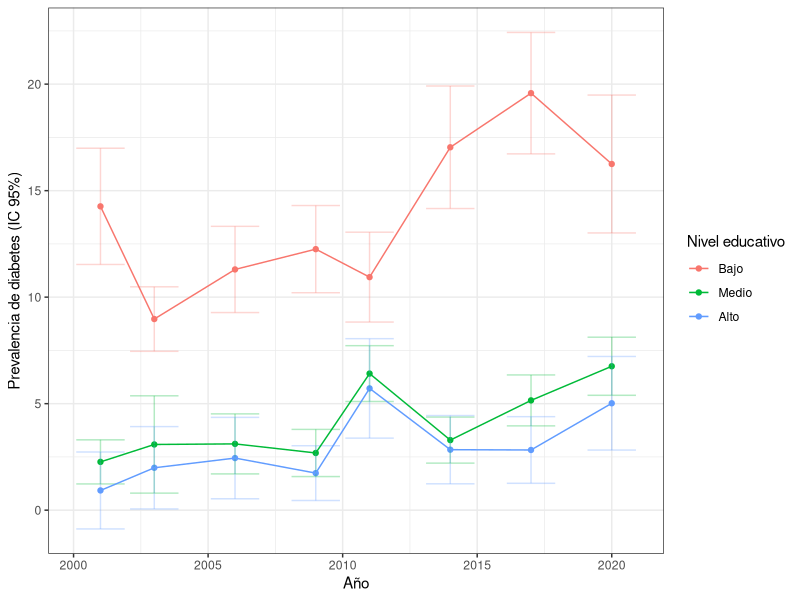
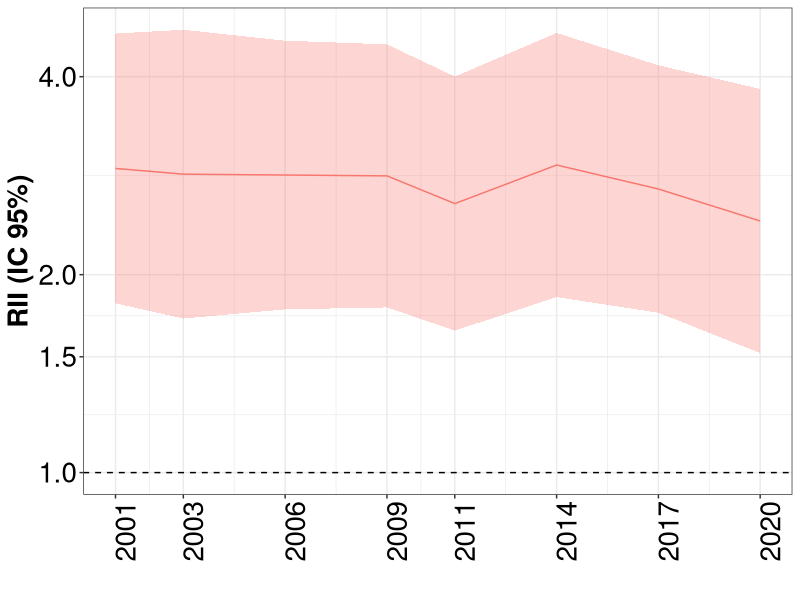
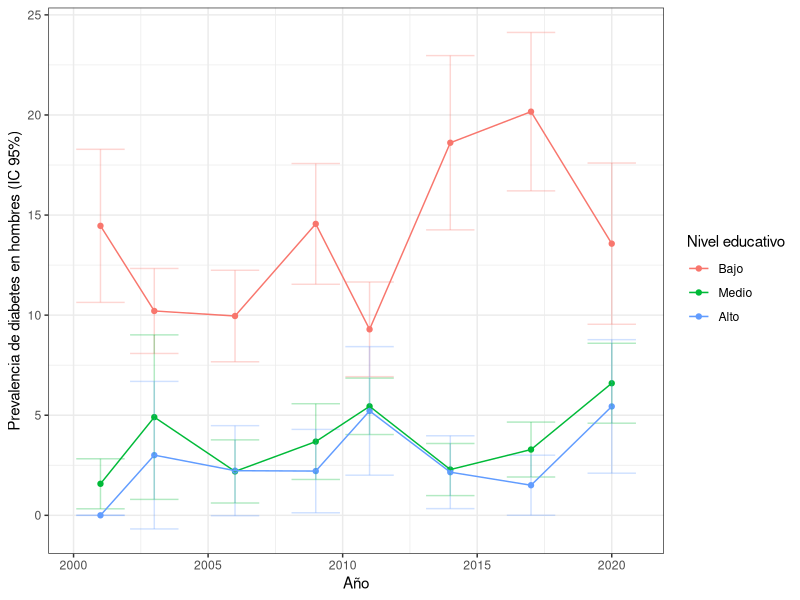
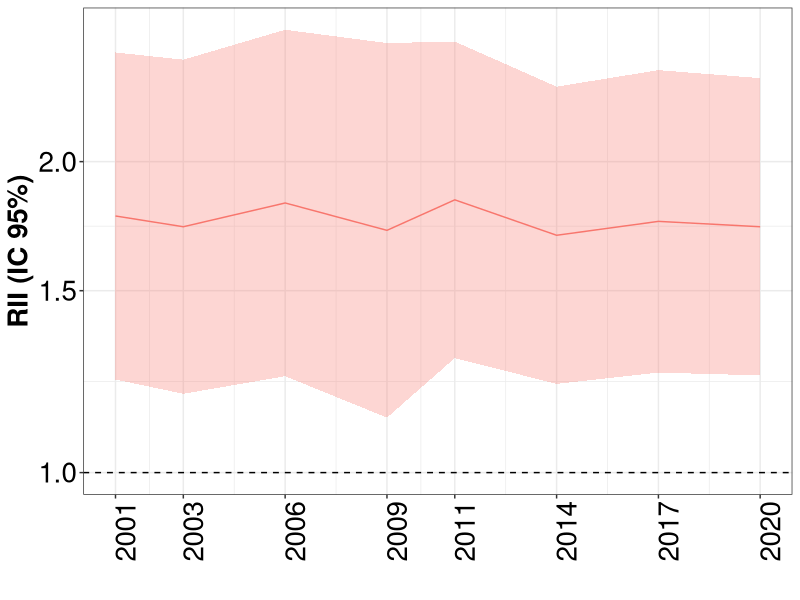
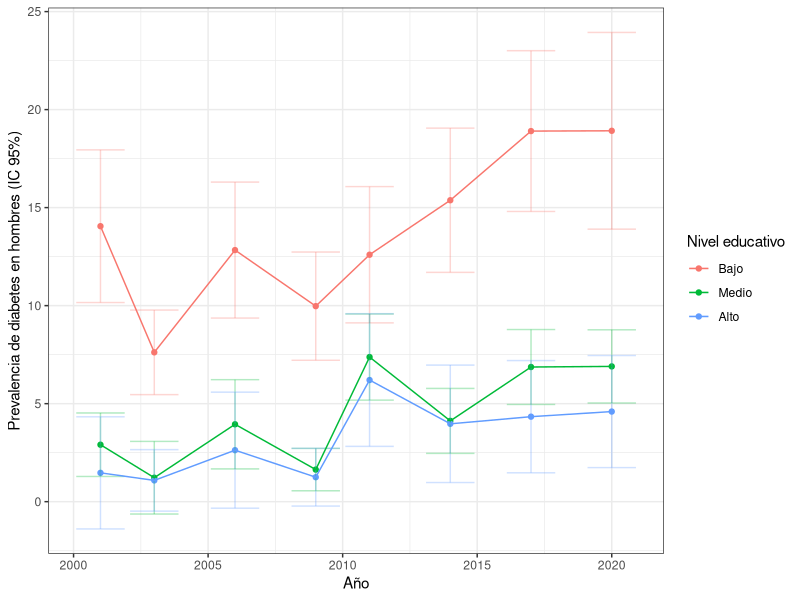
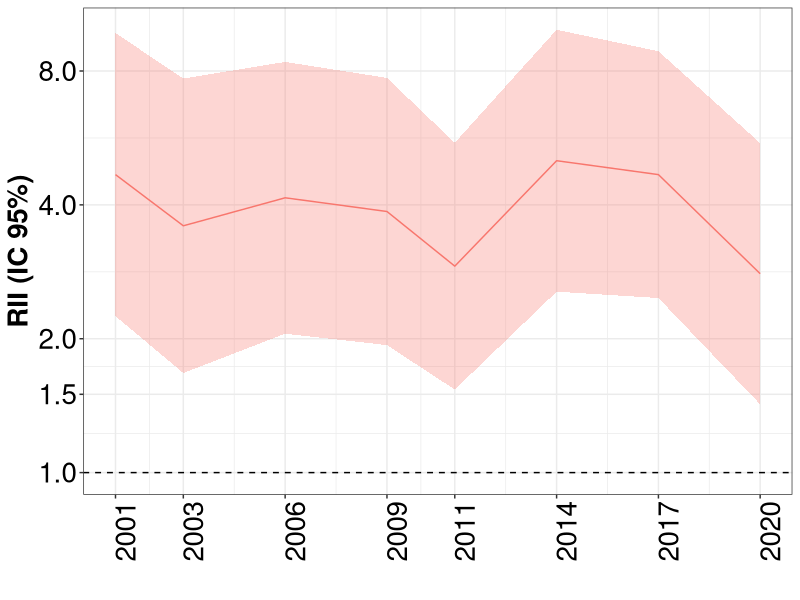
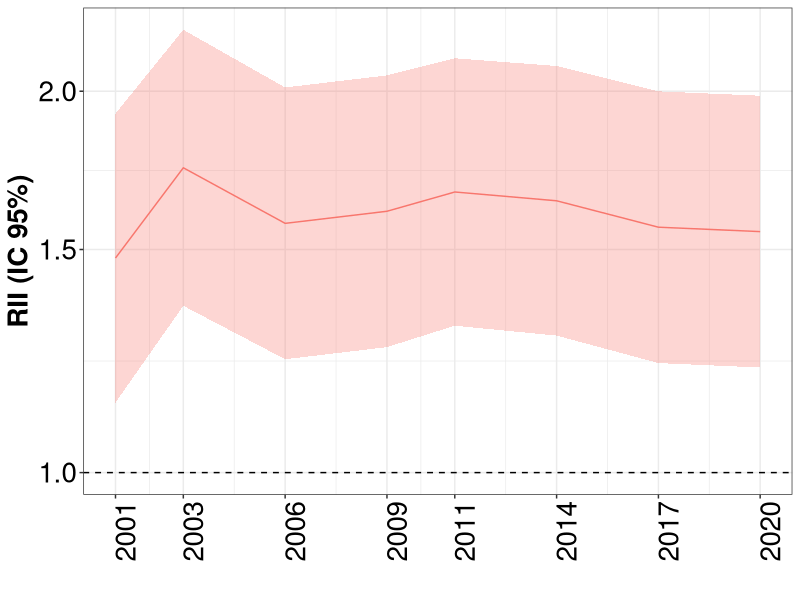
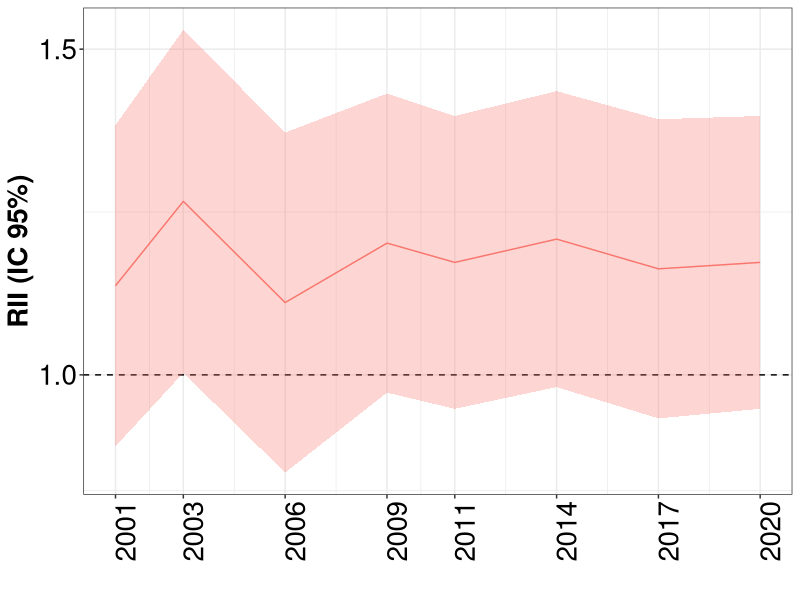

The R script that drew these images, in order:
## ---- chunk 1
knitr::opts_chunk$set(echo = TRUE)
library(tidyverse)
library(readxl)
library(ggplot2)
setwd(getwd())

## ---- chunk 2

desigualdades_rii_spain <- read.csv("rii_spain.csv")
prevalencias_spain <- read.csv("prevalencias_spain.csv")

prevalencias_ccaa <- read.csv("prevalencias_ccaa.csv")

prevalencias_ca <- prevalencias_ccaa %>%
  filter(abreviatura=="AN") %>%
  mutate(educa=case_when(education_3==1~"Bajo", 
                         education_3==2~"Medio", 
                         education_3==3~"Alto"), 
         educa=factor(educa, levels=c("Bajo", "Medio", "Alto"))) %>%
  mutate(sexo=case_when(sexo=="0"~"Hombre",
                        sexo=="1"~"Mujeres",
                        sexo=="Overall"~"Overall"),
         sexo=factor(sexo, levels=c("Overall", "Hombre", "Mujeres")))

desigualdades_rii_ccaa <- read.csv("rii_ccaa.csv")
desigualdades_ca <- desigualdades_rii_ccaa %>%
  filter(abreviatura == "AN")

## ---- chunk 3
figura1_an <-
prevalencias_ca %>%
  filter(sexo=="Overall") %>%
  ggplot(aes(x=encuesta, y=diabetes*100, color=educa, 
             ymin=diabetes_low*100, ymax=diabetes_upp*100))+
  geom_point()+
  geom_errorbar(alpha=0.3)+
  geom_line()+
  #scale_x_date(date_labels = "%Y")+
  labs(x="Año", y="Prevalencia de diabetes (IC 95%)")+
  guides(color=guide_legend(title="Nivel educativo"))+
  theme_bw()
figura1_an

## ---- chunk 4
figura2_an <-
desigualdades_ca %>%
  filter(fr =="diabetes", sexo=="Overall") %>%
  ggplot(aes(x=as.Date(encuesta), y=rii, ymin=rii_infci, ymax=rii_supci, group=fr)) +
  geom_hline(yintercept = 1, lty = 2) +
  geom_ribbon(alpha=0.3, aes(fill=fr)) +
  geom_line(aes(color=fr)) +
  scale_y_continuous(trans="log", breaks=c(0.75, 1, 1.5, 2, 4, 8, 16, 32))+
  scale_x_date(date_labels = "%Y", breaks = unique(as.Date(desigualdades_ca$encuesta)))+
  labs(x="", y="RII (IC 95%)")+
  theme_bw()+
  theme(axis.text=element_text(size=20, color="black"),
                  axis.title=element_text(size=20, face="bold", color="black"),
                  axis.text.x = element_text(angle = 90),
                  strip.text = element_text(size=20, face="bold", color="black"),
                  legend.position="none")
figura2_an

## ---- chunk 5

figura3_an <-
prevalencias_ca %>%
  filter(sexo=="Hombre") %>%
  ggplot(aes(x=encuesta, y=diabetes*100, color=educa, 
             ymin=diabetes_low*100, ymax=diabetes_upp*100))+
  geom_point()+
  geom_errorbar(alpha=0.3)+
  geom_line()+
  #scale_x_date(date_labels = "%Y")+
  labs(x="Año", y="Prevalencia de diabetes en hombres (IC 95%)")+
  guides(color=guide_legend(title="Nivel educativo"))+
  theme_bw()
figura3_an
## ---- chunk 6
figura4_an <-
desigualdades_ca %>%
  filter(fr =="diabetes", sexo=="Hombre") %>%
  ggplot(aes(x=as.Date(encuesta), y=rii, ymin=rii_infci, ymax=rii_supci, group=fr)) +
  geom_hline(yintercept = 1, lty = 2) +
  geom_ribbon(alpha=0.3, aes(fill=fr)) +
  geom_line(aes(color=fr)) +
  scale_y_continuous(trans="log", breaks=c(0.75, 1, 1.5, 2, 4, 8, 16, 32))+
  scale_x_date(date_labels = "%Y", breaks = unique(as.Date(desigualdades_ca$encuesta)))+
  labs(x="", y="RII (IC 95%)")+
  theme_bw()+
  theme(axis.text=element_text(size=20, color="black"),
                  axis.title=element_text(size=20, face="bold", color="black"),
                  axis.text.x = element_text(angle = 90),
                  strip.text = element_text(size=20, face="bold", color="black"),
                  legend.position="none")
figura4_an
## ---- chunk 7
figura5_an <-
prevalencias_ca %>%
  filter(sexo=="Mujeres") %>%
  ggplot(aes(x=encuesta, y=diabetes*100, color=educa, 
             ymin=diabetes_low*100, ymax=diabetes_upp*100))+
  geom_point()+
  geom_errorbar(alpha=0.3)+
  geom_line()+
  #scale_x_date(date_labels = "%Y")+
  labs(x="Año", y="Prevalencia de diabetes en hombres (IC 95%)")+
  guides(color=guide_legend(title="Nivel educativo"))+
  theme_bw()
figura5_an
## ---- chunk 8

desigualdades_ca %>%
  filter(fr =="diabetes", sexo=="Mujeres") %>%
  ggplot(aes(x=as.Date(encuesta), y=rii, ymin=rii_infci, ymax=rii_supci, group=fr)) +
  geom_hline(yintercept = 1, lty = 2) +
  geom_ribbon(alpha=0.3, aes(fill=fr)) +
  geom_line(aes(color=fr)) +
  scale_y_continuous(trans="log", breaks=c(0.75, 1, 1.5, 2, 4, 8, 16, 32))+
  scale_x_date(date_labels = "%Y", breaks = unique(as.Date(desigualdades_ca$encuesta)))+
  labs(x="", y="RII (IC 95%)")+
  theme_bw()+
  theme(axis.text=element_text(size=20, color="black"),
                  axis.title=element_text(size=20, face="bold", color="black"),
                  axis.text.x = element_text(angle = 90),
                  strip.text = element_text(size=20, face="bold", color="black"),
                  legend.position="none")

## ---- chunk 9

desigualdades_ca %>%
  filter(fr =="hta", sexo=="Overall") %>%
  ggplot(aes(x=as.Date(encuesta), y=rii, ymin=rii_infci, ymax=rii_supci, group=fr)) +
  geom_hline(yintercept = 1, lty = 2) +
  geom_ribbon(alpha=0.3, aes(fill=fr)) +
  geom_line(aes(color=fr)) +
  scale_y_continuous(trans="log", breaks=c(0.75, 1, 1.5, 2, 4, 8, 16, 32))+
  scale_x_date(date_labels = "%Y", breaks = unique(as.Date(desigualdades_ca$encuesta)))+
  labs(x="", y="RII (IC 95%)")+
  theme_bw()+
  theme(axis.text=element_text(size=20, color="black"),
                  axis.title=element_text(size=20, face="bold", color="black"),
                  axis.text.x = element_text(angle = 90),
                  strip.text = element_text(size=20, face="bold", color="black"),
                  legend.position="none")
## ---- chunk 10

desigualdades_ca %>%
  filter(fr =="hta", sexo=="Hombre") %>%
  ggplot(aes(x=as.Date(encuesta), y=rii, ymin=rii_infci, ymax=rii_supci, group=fr)) +
  geom_hline(yintercept = 1, lty = 2) +
  geom_ribbon(alpha=0.3, aes(fill=fr)) +
  geom_line(aes(color=fr)) +
  scale_y_continuous(trans="log", breaks=c(0.75, 1, 1.5, 2, 4, 8, 16, 32))+
  scale_x_date(date_labels = "%Y", breaks = unique(as.Date(desigualdades_ca$encuesta)))+
  labs(x="", y="RII (IC 95%)")+
  theme_bw()+
  theme(axis.text=element_text(size=20, color="black"),
                  axis.title=element_text(size=20, face="bold", color="black"),
                  axis.text.x = element_text(angle = 90),
                  strip.text = element_text(size=20, face="bold", color="black"),
                  legend.position="none")

## ---- chunk 11

desigualdades_ca %>%
  filter(fr =="hta", sexo=="Mujeres") %>%
  ggplot(aes(x=as.Date(encuesta), y=rii, ymin=rii_infci, ymax=rii_supci, group=fr)) +
  geom_hline(yintercept = 1, lty = 2) +
  geom_ribbon(alpha=0.3, aes(fill=fr)) +
  geom_line(aes(color=fr)) +
  scale_y_continuous(trans="log", breaks=c(0.75, 1, 1.5, 2, 4, 8, 16, 32))+
  scale_x_date(date_labels = "%Y", breaks = unique(as.Date(desigualdades_ca$encuesta)))+
  labs(x="", y="RII (IC 95%)")+
  theme_bw()+
  theme(axis.text=element_text(size=20, color="black"),
                  axis.title=element_text(size=20, face="bold", color="black"),
                  axis.text.x = element_text(angle = 90),
                  strip.text = element_text(size=20, face="bold", color="black"),
                  legend.position="none")

## ---- chunk 12

desigualdades_ca %>%
  filter(fr =="obesity", sexo=="Overall") %>%
  ggplot(aes(x=as.Date(encuesta), y=rii, ymin=rii_infci, ymax=rii_supci, group=fr)) +
  geom_hline(yintercept = 1, lty = 2) +
  geom_ribbon(alpha=0.3, aes(fill=fr)) +
  geom_line(aes(color=fr)) +
  scale_y_continuous(trans="log", breaks=c(0.75, 1, 1.5, 2, 4, 8, 16, 32))+
  scale_x_date(date_labels = "%Y", breaks = unique(as.Date(desigualdades_ca$encuesta)))+
  labs(x="", y="RII (IC 95%)")+
  theme_bw()+
  theme(axis.text=element_text(size=20, color="black"),
                  axis.title=element_text(size=20, face="bold", color="black"),
                  axis.text.x = element_text(angle = 90),
                  strip.text = element_text(size=20, face="bold", color="black"),
                  legend.position="none")
## ---- chunk 13

desigualdades_ca %>%
  filter(fr =="obesity", sexo=="Hombre") %>%
  ggplot(aes(x=as.Date(encuesta), y=rii, ymin=rii_infci, ymax=rii_supci, group=fr)) +
  geom_hline(yintercept = 1, lty = 2) +
  geom_ribbon(alpha=0.3, aes(fill=fr)) +
  geom_line(aes(color=fr)) +
  scale_y_continuous(trans="log", breaks=c(0.75, 1, 1.5, 2, 4, 8, 16, 32))+
  scale_x_date(date_labels = "%Y", breaks = unique(as.Date(desigualdades_ca$encuesta)))+
  labs(x="", y="RII (IC 95%)")+
  theme_bw()+
  theme(axis.text=element_text(size=20, color="black"),
                  axis.title=element_text(size=20, face="bold", color="black"),
                  axis.text.x = element_text(angle = 90),
                  strip.text = element_text(size=20, face="bold", color="black"),
                  legend.position="none")

## ---- chunk 14

desigualdades_ca %>%
  filter(fr =="obesity", sexo=="Mujeres") %>%
  ggplot(aes(x=as.Date(encuesta), y=rii, ymin=rii_infci, ymax=rii_supci, group=fr)) +
  geom_hline(yintercept = 1, lty = 2) +
  geom_ribbon(alpha=0.3, aes(fill=fr)) +
  geom_line(aes(color=fr)) +
  scale_y_continuous(trans="log", breaks=c(0.75, 1, 1.5, 2, 4, 8, 16, 32))+
  scale_x_date(date_labels = "%Y", breaks = unique(as.Date(desigualdades_ca$encuesta)))+
  labs(x="", y="RII (IC 95%)")+
  theme_bw()+
  theme(axis.text=element_text(size=20, color="black"),
                  axis.title=element_text(size=20, face="bold", color="black"),
                  axis.text.x = element_text(angle = 90),
                  strip.text = element_text(size=20, face="bold", color="black"),
                  legend.position="none")

## ---- chunk 15

desigualdades_ca %>%
  filter(fr =="col", sexo=="Overall") %>%
  ggplot(aes(x=as.Date(encuesta), y=rii, ymin=rii_infci, ymax=rii_supci, group=fr)) +
  geom_hline(yintercept = 1, lty = 2) +
  geom_ribbon(alpha=0.3, aes(fill=fr)) +
  geom_line(aes(color=fr)) +
  scale_y_continuous(trans="log", breaks=c(0.75, 1, 1.5, 2, 4, 8, 16, 32))+
  scale_x_date(date_labels = "%Y", breaks = unique(as.Date(desigualdades_ca$encuesta)))+
  labs(x="", y="RII (IC 95%)")+
  theme_bw()+
  theme(axis.text=element_text(size=20, color="black"),
                  axis.title=element_text(size=20, face="bold", color="black"),
                  axis.text.x = element_text(angle = 90),
                  strip.text = element_text(size=20, face="bold", color="black"),
                  legend.position="none")
## ---- chunk 16

desigualdades_ca %>%
  filter(fr =="col", sexo=="Hombre") %>%
  ggplot(aes(x=as.Date(encuesta), y=rii, ymin=rii_infci, ymax=rii_supci, group=fr)) +
  geom_hline(yintercept = 1, lty = 2) +
  geom_ribbon(alpha=0.3, aes(fill=fr)) +
  geom_line(aes(color=fr)) +
  scale_y_continuous(trans="log", breaks=c(0.75, 1, 1.5, 2, 4, 8, 16, 32))+
  scale_x_date(date_labels = "%Y", breaks = unique(as.Date(desigualdades_ca$encuesta)))+
  labs(x="", y="RII (IC 95%)")+
  theme_bw()+
  theme(axis.text=element_text(size=20, color="black"),
                  axis.title=element_text(size=20, face="bold", color="black"),
                  axis.text.x = element_text(angle = 90),
                  strip.text = element_text(size=20, face="bold", color="black"),
                  legend.position="none")

## ---- chunk 17

desigualdades_ca %>%
  filter(fr =="col", sexo=="Mujeres") %>%
  ggplot(aes(x=as.Date(encuesta), y=rii, ymin=rii_infci, ymax=rii_supci, group=fr)) +
  geom_hline(yintercept = 1, lty = 2) +
  geom_ribbon(alpha=0.3, aes(fill=fr)) +
  geom_line(aes(color=fr)) +
  scale_y_continuous(trans="log", breaks=c(0.75, 1, 1.5, 2, 4, 8, 16, 32))+
  scale_x_date(date_labels = "%Y", breaks = unique(as.Date(desigualdades_ca$encuesta)))+
  labs(x="", y="RII (IC 95%)")+
  theme_bw()+
  theme(axis.text=element_text(size=20, color="black"),
                  axis.title=element_text(size=20, face="bold", color="black"),
                  axis.text.x = element_text(angle = 90),
                  strip.text = element_text(size=20, face="bold", color="black"),
                  legend.position="none")

## ---- chunk 18

desigualdades_ca %>%
  filter(fr =="sedentario", sexo=="Overall") %>%
  ggplot(aes(x=as.Date(encuesta), y=rii, ymin=rii_infci, ymax=rii_supci, group=fr)) +
  geom_hline(yintercept = 1, lty = 2) +
  geom_ribbon(alpha=0.3, aes(fill=fr)) +
  geom_line(aes(color=fr)) +
  scale_y_continuous(trans="log", breaks=c(0.75, 1, 1.5, 2, 4, 8, 16, 32))+
  scale_x_date(date_labels = "%Y", breaks = unique(as.Date(desigualdades_ca$encuesta)))+
  labs(x="", y="RII (IC 95%)")+
  theme_bw()+
  theme(axis.text=element_text(size=20, color="black"),
                  axis.title=element_text(size=20, face="bold", color="black"),
                  axis.text.x = element_text(angle = 90),
                  strip.text = element_text(size=20, face="bold", color="black"),
                  legend.position="none")
## ---- chunk 19

desigualdades_ca %>%
  filter(fr =="sedentario", sexo=="Hombre") %>%
  ggplot(aes(x=as.Date(encuesta), y=rii, ymin=rii_infci, ymax=rii_supci, group=fr)) +
  geom_hline(yintercept = 1, lty = 2) +
  geom_ribbon(alpha=0.3, aes(fill=fr)) +
  geom_line(aes(color=fr)) +
  scale_y_continuous(trans="log", breaks=c(0.75, 1, 1.5, 2, 4, 8, 16, 32))+
  scale_x_date(date_labels = "%Y", breaks = unique(as.Date(desigualdades_ca$encuesta)))+
  labs(x="", y="RII (IC 95%)")+
  theme_bw()+
  theme(axis.text=element_text(size=20, color="black"),
                  axis.title=element_text(size=20, face="bold", color="black"),
                  axis.text.x = element_text(angle = 90),
                  strip.text = element_text(size=20, face="bold", color="black"),
                  legend.position="none")

## ---- chunk 20

desigualdades_ca %>%
  filter(fr =="sedentario", sexo=="Mujeres") %>%
  ggplot(aes(x=as.Date(encuesta), y=rii, ymin=rii_infci, ymax=rii_supci, group=fr)) +
  geom_hline(yintercept = 1, lty = 2) +
  geom_ribbon(alpha=0.3, aes(fill=fr)) +
  geom_line(aes(color=fr)) +
  scale_y_continuous(trans="log", breaks=c(0.75, 1, 1.5, 2, 4, 8, 16, 32))+
  scale_x_date(date_labels = "%Y", breaks = unique(as.Date(desigualdades_ca$encuesta)))+
  labs(x="", y="RII (IC 95%)")+
  theme_bw()+
  theme(axis.text=element_text(size=20, color="black"),
                  axis.title=element_text(size=20, face="bold", color="black"),
                  axis.text.x = element_text(angle = 90),
                  strip.text = element_text(size=20, face="bold", color="black"),
                  legend.position="none")

## ---- chunk 21

desigualdades_ca %>%
  filter(fr =="smoking", sexo=="Overall") %>%
  ggplot(aes(x=as.Date(encuesta), y=rii, ymin=rii_infci, ymax=rii_supci, group=fr)) +
  geom_hline(yintercept = 1, lty = 2) +
  geom_ribbon(alpha=0.3, aes(fill=fr)) +
  geom_line(aes(color=fr)) +
  scale_y_continuous(trans="log", breaks=c(0.75, 1, 1.5, 2, 4, 8, 16, 32))+
  scale_x_date(date_labels = "%Y", breaks = unique(as.Date(desigualdades_ca$encuesta)))+
  labs(x="", y="RII (IC 95%)")+
  theme_bw()+
  theme(axis.text=element_text(size=20, color="black"),
                  axis.title=element_text(size=20, face="bold", color="black"),
                  axis.text.x = element_text(angle = 90),
                  strip.text = element_text(size=20, face="bold", color="black"),
                  legend.position="none")
## ---- chunk 22

desigualdades_ca %>%
  filter(fr =="smoking", sexo=="Hombre") %>%
  ggplot(aes(x=as.Date(encuesta), y=rii, ymin=rii_infci, ymax=rii_supci, group=fr)) +
  geom_hline(yintercept = 1, lty = 2) +
  geom_ribbon(alpha=0.3, aes(fill=fr)) +
  geom_line(aes(color=fr)) +
  scale_y_continuous(trans="log", breaks=c(0.75, 1, 1.5, 2, 4, 8, 16, 32))+
  scale_x_date(date_labels = "%Y", breaks = unique(as.Date(desigualdades_ca$encuesta)))+
  labs(x="", y="RII (IC 95%)")+
  theme_bw()+
  theme(axis.text=element_text(size=20, color="black"),
                  axis.title=element_text(size=20, face="bold", color="black"),
                  axis.text.x = element_text(angle = 90),
                  strip.text = element_text(size=20, face="bold", color="black"),
                  legend.position="none")

## ---- chunk 23

desigualdades_ca %>%
  filter(fr =="smoking", sexo=="Mujeres") %>%
  ggplot(aes(x=as.Date(encuesta), y=rii, ymin=rii_infci, ymax=rii_supci, group=fr)) +
  geom_hline(yintercept = 1, lty = 2) +
  geom_ribbon(alpha=0.3, aes(fill=fr)) +
  geom_line(aes(color=fr)) +
  scale_y_continuous(trans="log", breaks=c(0.75, 1, 1.5, 2, 4, 8, 16, 32))+
  scale_x_date(date_labels = "%Y", breaks = unique(as.Date(desigualdades_ca$encuesta)))+
  labs(x="", y="RII (IC 95%)")+
  theme_bw()+
  theme(axis.text=element_text(size=20, color="black"),
                  axis.title=element_text(size=20, face="bold", color="black"),
                  axis.text.x = element_text(angle = 90),
                  strip.text = element_text(size=20, face="bold", color="black"),
                  legend.position="none")

## ---- chunk 24

desigualdades_ca %>%
  filter(fr =="alcohol", sexo=="Overall") %>%
  ggplot(aes(x=as.Date(encuesta), y=rii, ymin=rii_infci, ymax=rii_supci, group=fr)) +
  geom_hline(yintercept = 1, lty = 2) +
  geom_ribbon(alpha=0.3, aes(fill=fr)) +
  geom_line(aes(color=fr)) +
  scale_y_continuous(trans="log", breaks=c(0.75, 1, 1.5, 2, 4, 8, 16, 32))+
  scale_x_date(date_labels = "%Y", breaks = unique(as.Date(desigualdades_ca$encuesta)))+
  labs(x="", y="RII (IC 95%)")+
  theme_bw()+
  theme(axis.text=element_text(size=20, color="black"),
                  axis.title=element_text(size=20, face="bold", color="black"),
                  axis.text.x = element_text(angle = 90),
                  strip.text = element_text(size=20, face="bold", color="black"),
                  legend.position="none")
## ---- chunk 25

desigualdades_ca %>%
  filter(fr =="alcohol", sexo=="Hombre") %>%
  ggplot(aes(x=as.Date(encuesta), y=rii, ymin=rii_infci, ymax=rii_supci, group=fr)) +
  geom_hline(yintercept = 1, lty = 2) +
  geom_ribbon(alpha=0.3, aes(fill=fr)) +
  geom_line(aes(color=fr)) +
  scale_y_continuous(trans="log", breaks=c(0.75, 1, 1.5, 2, 4, 8, 16, 32))+
  scale_x_date(date_labels = "%Y", breaks = unique(as.Date(desigualdades_ca$encuesta)))+
  labs(x="", y="RII (IC 95%)")+
  theme_bw()+
  theme(axis.text=element_text(size=20, color="black"),
                  axis.title=element_text(size=20, face="bold", color="black"),
                  axis.text.x = element_text(angle = 90),
                  strip.text = element_text(size=20, face="bold", color="black"),
                  legend.position="none")

## ---- chunk 26

desigualdades_ca %>%
  filter(fr =="alcohol", sexo=="Mujeres") %>%
  ggplot(aes(x=as.Date(encuesta), y=rii, ymin=rii_infci, ymax=rii_supci, group=fr)) +
  geom_hline(yintercept = 1, lty = 2) +
  geom_ribbon(alpha=0.3, aes(fill=fr)) +
  geom_line(aes(color=fr)) +
  scale_y_continuous(trans="log", breaks=c(0.75, 1, 1.5, 2, 4, 8, 16, 32))+
  scale_x_date(date_labels = "%Y", breaks = unique(as.Date(desigualdades_ca$encuesta)))+
  labs(x="", y="RII (IC 95%)")+
  theme_bw()+
  theme(axis.text=element_text(size=20, color="black"),
                  axis.title=element_text(size=20, face="bold", color="black"),
                  axis.text.x = element_text(angle = 90),
                  strip.text = element_text(size=20, face="bold", color="black"),
                  legend.position="none")

